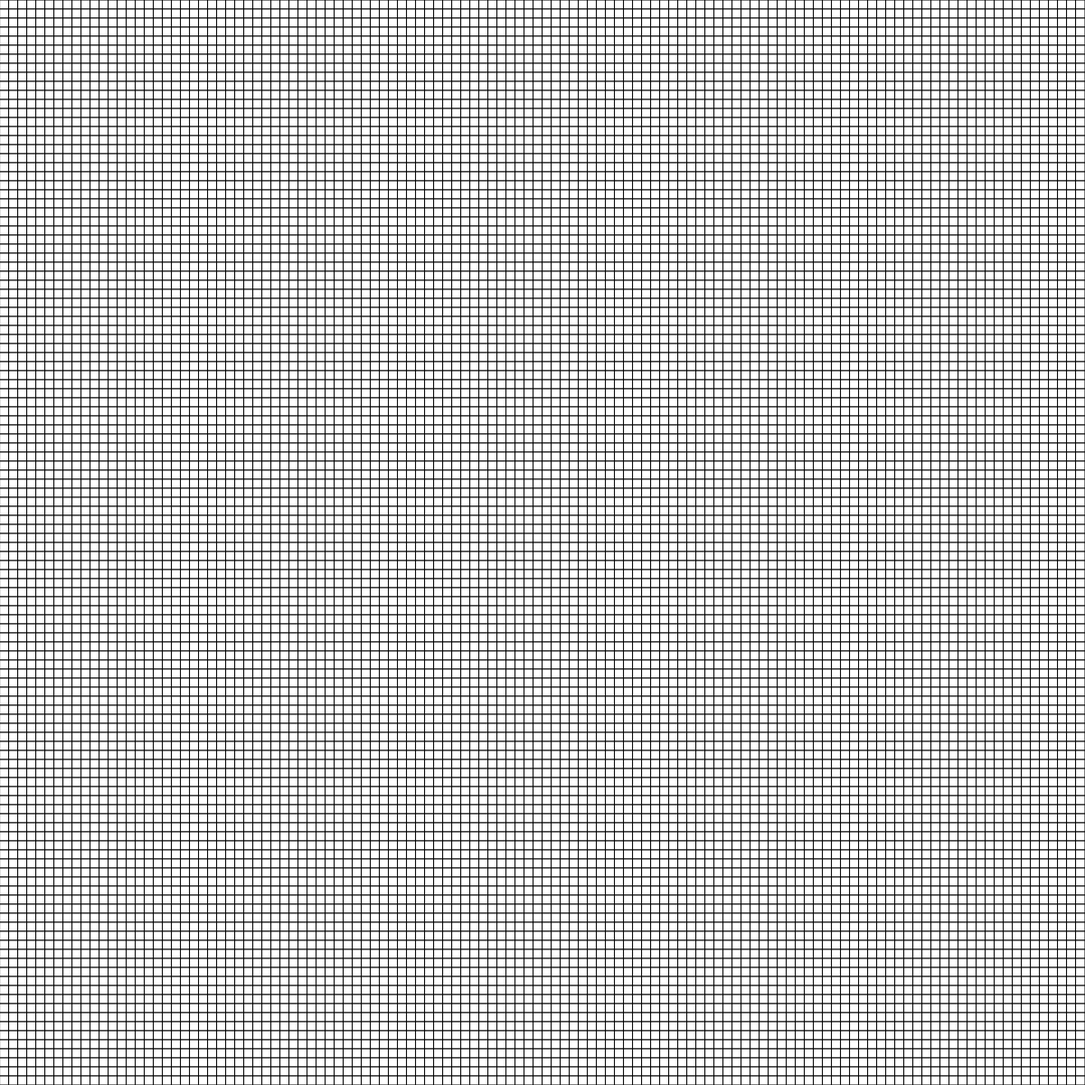
Frame 1 (no input)
Frame 60 (no input): identical to frame 1, image omitted
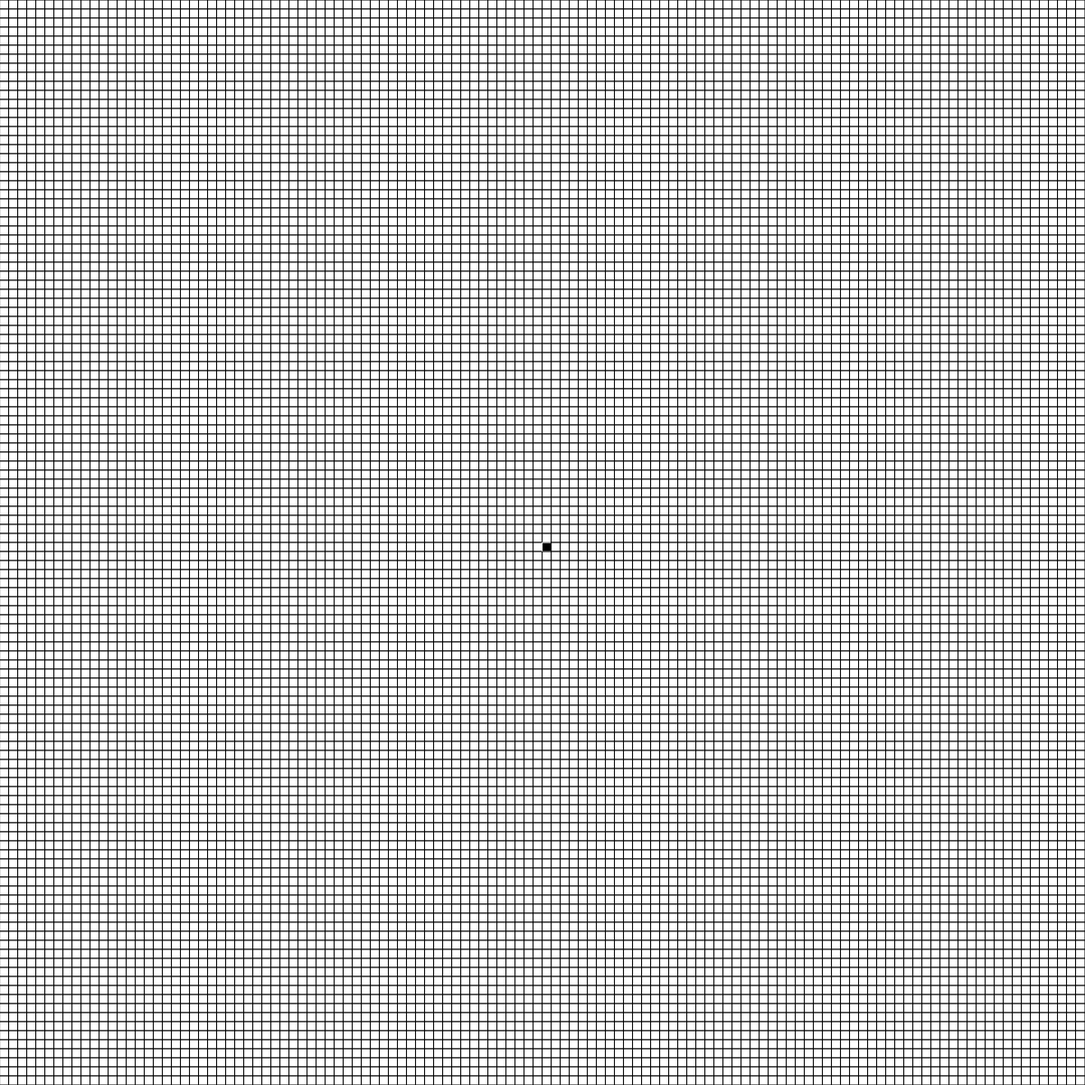
Frame 120 (the mouse pressed at the canvas centre since frame 60)

The p5.js sketch that drew these frames (run headless with seeded random() and noise() and a simulated clock; from frame 60 on, the mouse is pressed at the canvas centre):

// p5.js sketch
// ── sketch.js
function make2dArray(cols, rows) {
  var tab = new Array(cols);
  for (var i = 0; i < cols; i++)
    tab[i] = new Array(rows);
  return tab;
}

function fillGrid(cols, rows, resolution) {
  var x, y;
  for (var i = 0; i < col; i++)
    for (var j = 0; j < row; j++) {
      x = i * resolution
      y = j * resolution
      if (tablica[i][j] === 0) {
        stroke(0)
        fill(255);
      }
      if (tablica[i][j] === 1) {
        stroke(255)
        fill(0);
      }
      rect(x, y, resolution, resolution);
    }
}


//button function
function changeBG() {
  if (loopIsActive) {
    loopIsActive = false;
    buttonName = "start"
    //noLoop()
  } else {
    loopIsActive = true;
    //loop()
    buttonName = "stop"
  }
}

function gameOfLife(old) {
  var neighbours = 0;
  var newOne = make2dArray(col, row);//old;

  for (var i = 0; i < col; i++)
    for (var j = 0; j < row; j++) {
      neighbours = numbersOfNeighbours(old, i, j)

      if ((neighbours < 2 || neighbours > 3) && old[i][j] == 1)
        newOne[i][j] = 0;
      else if (neighbours === 3 && old[i][j] == 0)
        newOne[i][j] = 1;
      else
        newOne[i][j] = old[i][j]; 
    }

  return newOne;
}

function numbersOfNeighbours(table, x, y) {
  var sum = 0;
  var cols, rows;
  for (var i = -1; i < 2; i++)
    for (var j = -1; j < 2; j++) {
      cols = (col + x + i) % col;
      rows = (row + y + j) % row;
      //if (table[cols][rows] === 1)
        sum+=table[cols][rows];
    }
  sum -= table[x][y];
  return sum;
}

function getColumn(x)
{
  for (var i = 0; i < col; i++)
    if(x >= i * res && x < (i+1) * res)
  return i;
  
  return "error"
}

function getRow(y)
{
  for (var i = 0; i < row; i++)
    if(y >= i * res && y < (i+1) * res)
  return i;
  
  return "error"
}

function mousePressed()
{
  swapColor(getColumn(mouseX),getRow(mouseY));
}

function mouseDragged()
{
  // var x = getColumn(mouseX);
  // var y = getRow(mouseY);
  swapColor(getColumn(mouseX),getRow(mouseY));
}

function swapColor(x,y)
{
  if(tablica[x][y] === 1)
    tablica[x][y] = 0;
  else if(tablica[x][y] === 0)
    tablica[x][y] = 1;
  
}
//////////////////////////////////////
//global variables
/////////////
var tablica;
var col;
var row;
var res = 10
let button, buttonName = "start";
var loopIsActive = false;

///////////////////////////////
//main program
///////////////
function setup() {
  createCanvas(1200, 1200);
  button = createButton(buttonName);
  button.mousePressed(changeBG);

  col = width / res;
  row = height / res;

  tablica = make2dArray(col, row);

  for (var i = 0; i < col; i++)
    for (var j = 0; j < row; j++)
      // if (i > 0 && i < col - 1 && j > 0 && j < row - 1) // warunki brzegowe
      tablica[i][j] = 0//floor(random(2));
  // else
  //   tablica[i][j] = 0;

}

function draw() {
  
  background(0); // zero to czarny
  frameRate(30);

  fillGrid(col, row, res);
  if(loopIsActive)
  tablica = gameOfLife(tablica)
}
